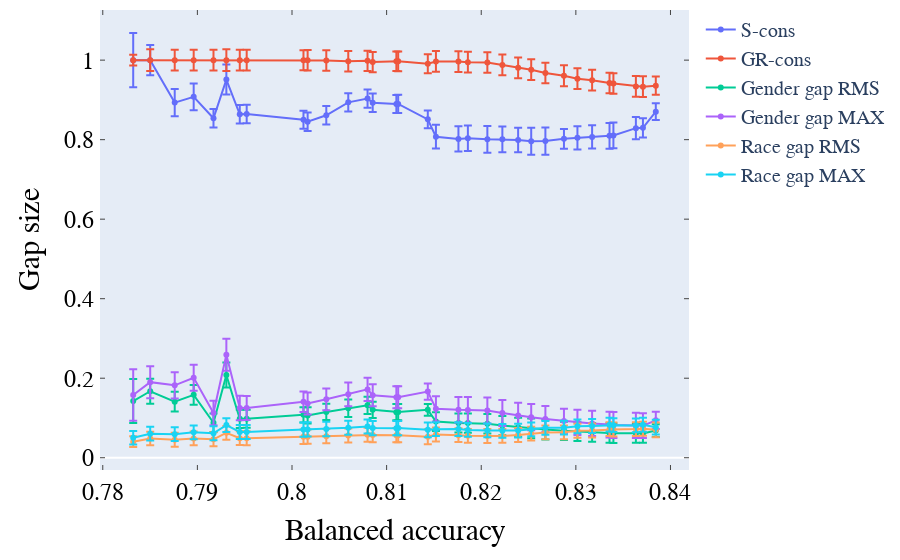

The code cell stored with this chart in its notebook:
### Markdown cell above
For vanilla methods - not looking at average rms here

### Code cell
plot = 'grms'
corr = True
plots = ['scons', 'grcons', 'grms', 'gmax', 'rrms', 'rmax']
plotnames = ['S-cons', 'GR-cons', 'Gender gap RMS', 'Gender gap MAX', 'Race gap RMS', 'Race gap MAX']
vcolInds = interest[1:]

plotaccs = vaccs
plotops = vvals
plotstds = vstds
plotinds = vinds

otherInds = list(range(len(plots)))
if plot is 'averms': 
    #plotInd = 6
    print("AveRMS not implemented for baseline methods")
else: 
    plotInd = plots.index(plot)
    otherInds.remove(plotInd)
    
# get indices that we want to plot
inds = np.where(plotaccs[:,plotInd] > 0)[0]

# this is the main plot
xaccs = plotaccs[:,plotInd][inds]
yfair = plotops[:,plotInd][inds]
yerr = plotstds[:,plotInd][inds]

if plotInd < 6:
    traces0 = [
        go.Scatter(
            x=xaccs,
            y=running_ave(yfair,smooth),
            error_y = dict(
                type='data',
                array = yerr,
                visible=True,
            ),
            mode='lines+markers', 
            name=plotnames[plotInd])
    ]
else: traces0 = []

traces = []
# if we want to look at other stuff, get it from the values
if corr:
    other = np.zeros((inds.shape[0], len(otherInds)))
    otherstd = np.zeros((inds.shape[0], len(otherInds)))
    
    #for i in range(inds.shape[0]):
        
#         # This shouldn't happen right now...
#         if plotInd == 6:
#             corrInd = np.where( 
#                 np.logical_and(
#                     res[:,balind] == xaccs[i], 
#                     np.abs((res[:, grmsi] + res[:, rrmsi])/2 - yfair[i]) <= 10**-8
#                 ))[0][0]
#         else: 
#             corrInd = np.where( 
#                 np.logical_and(
#                     res[:,balind] == xaccs[i], 
#                     res[:, colInds[plotInd]] ==  yfair[i]
#                 ))[0][0]
            
    stuff = vanilla[ plotinds[:,plotInd][inds].astype('int') ]
    stuffstd = vanillastd[ plotinds[:,plotInd][inds].astype('int') ]
        
    other = stuff[:,vcolInds[otherInds]]
    otherstd = stuffstd[:,vcolInds[otherInds]]
        
    for i, pl in enumerate(otherInds):
        traces += [
            go.Scatter( 
                x=xaccs, 
                y=running_ave(other[:,i],smooth),
                error_y = dict(
                    type='data',
                    array = otherstd[:,i],
                    visible=True,
                ),
                mode='lines+markers', 
                name=plotnames[pl]
            )
        ]

    plotTraces = traces[:plotInd] + traces0 + traces[plotInd:]
    
else: plotTraces = traces0

fig = go.Figure(data=plotTraces, layout=layout)
iplot(fig)
